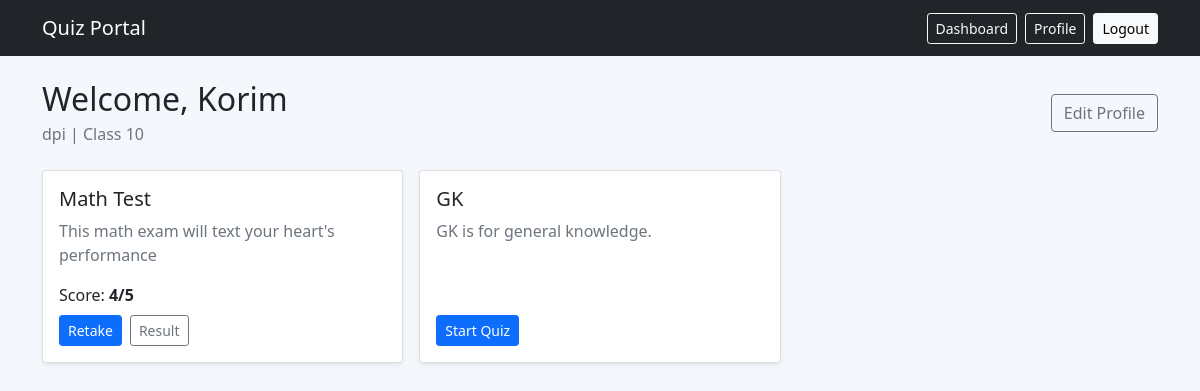
/dashboard/ (signed in), run on the app's committed database.
### app_quiz/models.py (models this page shows, shortened)
class Participant(models.Model):
    GENDER_CHOICES = [
        ('Male', 'Male'),
        ('Female', 'Female'),
        ('Other', 'Other'),
    ]
    user = models.OneToOneField(User, on_delete=models.CASCADE, related_name='participant')
    name = models.CharField(max_length=120)
    student_class = models.CharField('Class', max_length=50)
    age = models.PositiveIntegerField()
    gender = models.CharField(max_length=10, choices=GENDER_CHOICES)
    institution = models.CharField(max_length=200)

class Quiz(models.Model):
    title = models.CharField(max_length=200)
    description = models.TextField(blank=True)
    class Meta:
        verbose_name_plural = 'Quizzes'

class QuizResult(models.Model):
    participant = models.ForeignKey(Participant, on_delete=models.CASCADE, related_name='results')
    quiz = models.ForeignKey(Quiz, on_delete=models.CASCADE, related_name='results')
    score = models.PositiveIntegerField(default=0)
    total_questions = models.PositiveIntegerField(default=0)
    submitted_at = models.DateTimeField(auto_now=True)
    class Meta:
        unique_together = ('participant', 'quiz')
        ordering = ['-score', 'submitted_at']

### app_quiz/views.py (the view)
# urls.py: path('dashboard/', dashboard, name='dashboard'),
@login_required
def dashboard(request):
    participant = Participant.objects.filter(user=request.user).first()
    if not participant:
        return redirect('participant_profile')
    quizzes = Quiz.objects.all()
    results = QuizResult.objects.filter(participant=participant).select_related('quiz')
    result_map = {result.quiz_id: result for result in results}
    quiz_items = [{'quiz': quiz, 'result': result_map.get(quiz.id)} for quiz in quizzes]
    return render(request, 'dashboard.html', {
        'participant': participant,
        'quiz_items': quiz_items,
    })

### app_quiz/templates/dashboard.html (shortened to what this page needs)
{% extends 'base.html' %}
{% block content %}
  <div class="d-flex flex-wrap justify-content-between align-items-center gap-2 mb-4">
    <div>
      <h2 class="mb-1">Welcome, {{ participant.name }}</h2>
      <p class="text-muted mb-0">{{ participant.institution }} | Class {{ participant.student_class }}</p>
    </div>
    <a class="btn btn-outline-secondary" href="{% url 'participant_profile' %}">Edit Profile</a>
  </div>
  <div class="row g-3">
    {% for item in quiz_items %}
      <div class="col-md-6 col-lg-4">
        <div class="card h-100 shadow-sm">
          <div class="card-body d-flex flex-column">
            <h5 class="card-title">{{ item.quiz.title }}</h5>
            <p class="card-text text-muted flex-grow-1">{{ item.quiz.description|default:'No description available.' }}</p>
            {% if item.result %}
              <p class="mb-2">Score: <strong>{{ item.result.score }}/{{ item.result.total_questions }}</strong></p>
              <div class="d-flex gap-2">
                <a class="btn btn-primary btn-sm" href="{% url 'take_quiz' item.quiz.id %}">Retake</a>
                <a class="btn btn-outline-secondary btn-sm" href="{% url 'quiz_result' item.quiz.id %}">Result</a>
              </div>
            {% else %}
              <a class="btn btn-primary btn-sm align-self-start" href="{% url 'take_quiz' item.quiz.id %}">Start Quiz</a>
            {% endif %}
          </div>
        </div>
      </div>
    {% empty %}
      <div class="col-12">
        <div class="alert alert-info">No quizzes are available yet. Please ask the admin to add one.</div>
      </div>
    {% endfor %}
  </div>
{% endblock %}

### data on the page
Participant: name "Korim", institution "dpi", student_class "10"
Quiz: quiz "Math Test", quiz.description "This math exam will text your heart's performance", result.score "4", result.total_questions "5"
Quiz: quiz "GK", quiz.description "GK is for general knowledge.", shows "Start Quiz"
